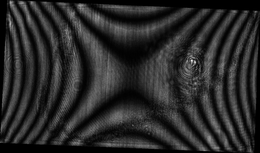
%> input picture experiment/sample_generation/sample1/meanRec_111_cutted.bmp, 260 x 153 px, shrunk from 1081 x 635 before the run
$ octave --eval "result = EFEMD(imread('../../../experiment/sample_generation/sample1/meanRec_111_cutted.bmp'));"   (GNU Octave 9; MATLAB toolbox functions it lacks are replaced by stand-ins)
%> lines starting %> are read from the running program, lines starting %| are printed output that depends on the picture; in (x1, y1, x2, y2) boxes, pixels count from 0 and x2, y2 are one past the last pixel; in counts of white or black regions, pixels touching at a corner belong together; the program's own positions count from 1
function [efemd,AvD] = EFEMD(Im, MaxAvDist,IMFnumb)
%This function calculates Extremely Fast Empirical Mode Decomposition
%Matlab Image Processing Toolbox is required
%Im - image to be decomposed
%MaxAvDist - maximum accepted value of the mean distance between extrema,
%to be used as stop condition
%IMFnumb - number of decomposition elements minus 1, to be used as stop condition
%AvD - vector of average distances, calculated in each loop
%Example:
%Decomposition = EFEMD(Image);
%This code can be used freely for research purposes.
%Please cite one of the following papers if you use this code:
%.....
%not yet published, new codes
%Maciek Wielgus [www.mwielgus.cba.pl], Maciek Trusiak
%Institute of Micromechanics and Photonics
%Warsaw University of Technology, March 2013

% This EFEMD has been modified to only calculate the BIMF1; efemd = []
% when avdist > MaxAvDist

[m0,n0] = size(Im);
%> m0 = 153; n0 = 260

if nargin < 3
  IMFnumb = 0; stopCond=1;
    if nargin < 2
    MaxAvDist = max(m0,n0)/3; %Maximum average distance between extrema large enough so that the residue is close to being monotonous
%> MaxAvDist = 86.67
    end
else stopCond = 0;
end

%---Preparing data with the mirroring procedure

ext = round(min(m0,n0)/10); %extension thickness 10%
%> ext = 15
f1 = flipud(Im(1:ext,:)) ;
f2 = flipud(Im(m0-ext+1:m0,:));
f3 = fliplr(Im(:,1:ext));
f4 = fliplr(Im(:,n0-ext+1:n0)) ;
f5 = Im(1:ext,1:ext);
f6 = Im(1:ext,n0-ext+1:n0);
f7 = Im(m0-ext+1:m0,1:ext);
f8 = Im(m0-ext+1:m0,n0-ext+1:n0);
Im = [fliplr(rot90(f5)), f1, f6'; f3, Im, f4; f7', f2, fliplr(rot90(f8))];
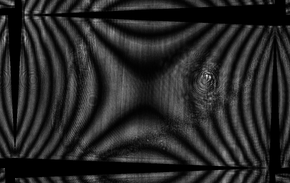
%> Im: size 183x290 uint8; min 0, max 239, mean 38.8
%---------------------------------------------

[M,N] = size(Im);
%> M = 183; N = 290

%---Initial calculation of extrema number and filter size
maskExt = strel('square',3); % strel('disk',3);
MaxDil = imdilate(Im,maskExt); %MAX filtration
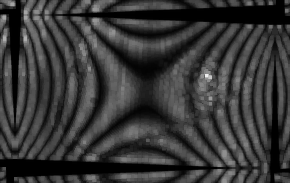
%> MaxDil: size 183x290 uint8; min 0, max 239, mean 54.9
MinDil = -imdilate(-Im,maskExt); %MIN filtration
%> MinDil: size 183x290 uint8; every value is 0

MaxMap = ~(Im - MaxDil); %binary map of maxima
%> MaxMap: size 183x290 logical; every value is 1
MinMap = ~(Im - MinDil); %binary map of minima
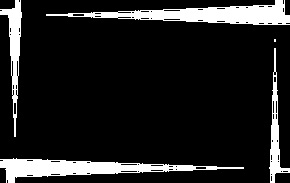
%> MinMap: size 183x290 logical; 12.8% white; 5 white regions (1 under 20 px), largest, box (x1, y1, x2, y2) and area: (46, 0, 290, 25) 2612, (0, 158, 244, 183) 2426, (0, 0, 22, 137) 972, (269, 48, 290, 183) 780
NumbExtrema = round(0.5*(sum(sum(MaxMap)) + sum(sum(MinMap)))); %mean number of extrema
%> NumbExtrema = 29933
AvDist = round(sqrt(N*M/NumbExtrema)); %mean distance between extrema
%> AvDist = 1
AvD(1) =AvDist;

maskDil = strel('disk',round(AvDist/2));  %mask for dilation operation
%> maskDil = {Dimensionality 2}
%maskDil = strel('square',AvDist);  %mask for dilation operation
maskConv = fspecial('disk',round(AvDist/2));%mask for smoothing
%> maskConv = [0.0251 0.145 0.0251; 0.145 0.318 0.145; 0.0251 0.145 0.0251]
%maskConv = fspecial('average',[AvDist,AvDist]);%mask for smoothing
%--------------------------------------------------------

cou = 1;
% pointer = 0;

while (cou <= IMFnumb) || (stopCond==1) %sifting loop
  MaxDil = imdilate(Im,maskDil); %MAX filtration
  MinDil = -imdilate(-Im,maskDil); %MIN filtration

  MaxMap = ~(Im - MaxDil);
  MinMap = ~(Im - MinDil);
  NumbExtrema = round(0.5*(sum(sum(MaxMap)) + sum(sum(MinMap))));
  AvDistNew = round(sqrt(N*M/NumbExtrema));

%---Determining the size of morphological filters used in the next iteration
  if AvDistNew > AvDist
    AvDist = AvDistNew; %mean distance between extrema
    %[cou,AvDist]
  else
    AvDist = round(2*AvDist);
  end
%---------------------------------------------------------------
AvD(cou+1) =AvDist;

%---Breaking the sifting loop if extrema distributed too sparsely
  if AvDist > MaxAvDist
    efemd = [];
%     efemd{cou} = Im(ext+1:m0+ext,ext+1:n0+ext);
%     pointer = 1;
    break
  end
  %---------------------------------------------------------------
  SmoothMean = conv2(0.5*(MaxDil + MinDil),maskConv,'same');
  %---Saving IMF and defining new input for the sifting procedure
  IMF = Im - SmoothMean;
  efemd{cou} = IMF(ext+1:m0+ext ,ext+1:n0+ext);
  Im = SmoothMean;
  %--------------------------------------------------------------
  maskDil = strel('disk',round(AvDist/2));  %mask for dilation operation
  %maskDil = strel('square',AvDist);  %mask for dilation operation
  maskConv = fspecial('disk',round(AvDist/2));%mask for smoothing
  %maskConv = fspecial('average',[AvDist,AvDist]);%mask for smoothing
  cou = cou+1;
end
%> this loop made 8 passes
%> (NumbExtrema, AvDistNew, AvDist) on passes 1 to 8: (29933, 1, 2), (3803, 4, 4), (1337, 6, 6), (252, 15, 15), (121, 21, 21), (26, 45, 45), (10, 73, 73), (4, 115, 115)
%> pass 1, in EFEMD, `SmoothMean = conv2(0.5*(MaxDil + MinDil),maskConv,'same');`:
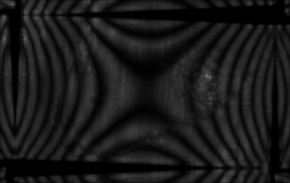
%> SmoothMean: size 183x290 double; min 0, max 116.9, mean 25.5
%> pass 1, in EFEMD, `IMF = Im - SmoothMean;`:
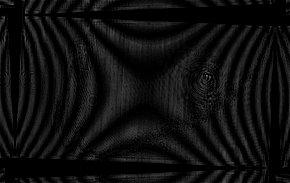
%> IMF: size 183x290 uint8; min 0, max 122, mean 14.4
%> after the loop, AvD = [1 2 4 6 15 21 45 73 115]; cou = 8
%> `result = EFEMD(imread('../../../experiment/sample_generation/sample1/m..`: result = []

% if pointer ==0
%   efemd{cou} = Im(ext+1:m0+ext ,ext+1:n0+ext); %saving the residue
% end

end

$ run again, on experiment/sample_generation/sample1/meanRec_139_cutted.bmp
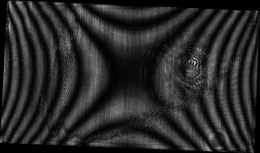
%> input picture experiment/sample_generation/sample1/meanRec_139_cutted.bmp, 260 x 153 px, shrunk from 1081 x 635 before the run
%> MinDil: size 183x290 uint8; every value is 0
%> MaxMap: size 183x290 logical; every value is 1
%> in EFEMD, `MinMap = ~(Im - MinDil);`:
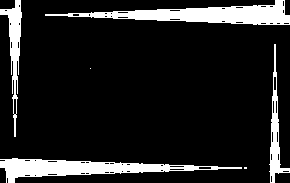
%> MinMap: size 183x290 logical; 12.9% white; 6 white regions (2 under 20 px), largest, box (x1, y1, x2, y2) and area: (45, 0, 290, 25) 2708, (0, 158, 242, 183) 2434, (0, 0, 22, 137) 938, (269, 44, 290, 183) 782
%> in EFEMD, `NumbExtrema = round(0.5*(sum(sum(MaxMap)) + sum(sum(MinMap))));`: NumbExtrema = 29970
%> in EFEMD, `AvDist = round(sqrt(N*M/NumbExtrema));`: AvDist = 1
%> in EFEMD, `maskDil = strel('disk',round(AvDist/2));`: maskDil = {Dimensionality 2}
%> in EFEMD, `maskConv = fspecial('disk',round(AvDist/2));`: maskConv = [0.0251 0.145 0.0251; 0.145 0.318 0.145; 0.0251 0.145 0.0251]
%> the loop in EFEMD, `while (cou <= IMFnumb) || (stopCond==1)` made 8 passes
%> (NumbExtrema, AvDistNew, AvDist) on passes 1 to 8: (29970, 1, 2), (3918, 4, 4), (1404, 6, 6), (252, 15, 15), (116, 21, 21), (29, 43, 43), (9, 77, 77), (5, 103, 103)
%> pass 1, in EFEMD, `IMF = Im - SmoothMean;`:
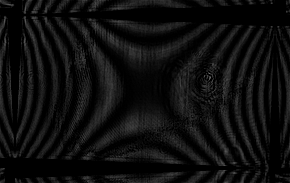
%> IMF: size 183x290 uint8; min 0, max 109, mean 14.3
%> after the loop in EFEMD, `while (cou <= IMFnumb) || (stopCond==1)`: AvD = [1 2 4 6 15 21 43 77 103]; cou = 8
%> result = []

$ run again, on experiment/sample_generation/sample1/meanRec_168_cutted.bmp
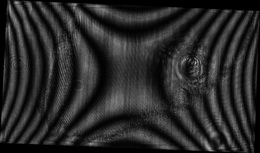
%> input picture experiment/sample_generation/sample1/meanRec_168_cutted.bmp, 260 x 153 px, shrunk from 1081 x 635 before the run
%> MinDil: size 183x290 uint8; every value is 0
%> MaxMap: size 183x290 logical; every value is 1
%> in EFEMD, `MinMap = ~(Im - MinDil);`:
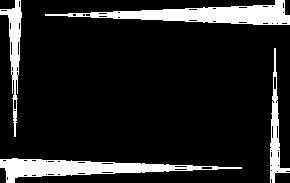
%> MinMap: size 183x290 logical; 13% white; 4 white regions, box (x1, y1, x2, y2) and area: (45, 0, 290, 25) 2708, (0, 158, 242, 183) 2452, (0, 0, 22, 137) 950, (270, 48, 290, 183) 796
%> in EFEMD, `NumbExtrema = round(0.5*(sum(sum(MaxMap)) + sum(sum(MinMap))));`: NumbExtrema = 29988
%> in EFEMD, `AvDist = round(sqrt(N*M/NumbExtrema));`: AvDist = 1
%> in EFEMD, `maskDil = strel('disk',round(AvDist/2));`: maskDil = {Dimensionality 2}
%> in EFEMD, `maskConv = fspecial('disk',round(AvDist/2));`: maskConv = [0.0251 0.145 0.0251; 0.145 0.318 0.145; 0.0251 0.145 0.0251]
%> the loop in EFEMD, `while (cou <= IMFnumb) || (stopCond==1)` made 8 passes
%> (NumbExtrema, AvDistNew, AvDist) on passes 1 to 8: (29988, 1, 2), (3979, 4, 4), (1372, 6, 6), (243, 15, 15), (113, 22, 22), (30, 42, 42), (11, 69, 69), (6, 94, 94)
%> pass 2, in EFEMD, `MaxDil = imdilate(Im,maskDil);`:
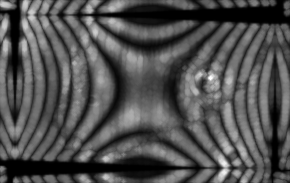
%> MaxDil: size 183x290 double; min 0, max 93.59, mean 29.8; drawn with min black and max white
%> after the loop in EFEMD, `while (cou <= IMFnumb) || (stopCond==1)`: AvD = [1 2 4 6 15 22 42 69 94]; cou = 8
%> result = []

$ run again, on experiment/sample_generation/sample1/meanRec_1_cutted.bmp
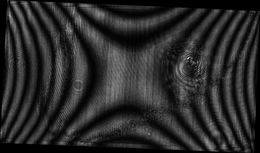
%> input picture experiment/sample_generation/sample1/meanRec_1_cutted.bmp, 260 x 153 px, shrunk from 1081 x 635 before the run
%> MinDil: size 183x290 uint8; every value is 0
%> MaxMap: size 183x290 logical; every value is 1
%> in EFEMD, `MinMap = ~(Im - MinDil);`:
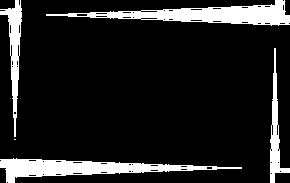
%> MinMap: size 183x290 logical; 13% white; 5 white regions (1 under 20 px), largest, box (x1, y1, x2, y2) and area: (46, 0, 290, 26) 2630, (0, 158, 242, 183) 2458, (0, 0, 22, 137) 1012, (270, 48, 290, 183) 820
%> in EFEMD, `NumbExtrema = round(0.5*(sum(sum(MaxMap)) + sum(sum(MinMap))));`: NumbExtrema = 29996
%> in EFEMD, `AvDist = round(sqrt(N*M/NumbExtrema));`: AvDist = 1
%> in EFEMD, `maskDil = strel('disk',round(AvDist/2));`: maskDil = {Dimensionality 2}
%> in EFEMD, `maskConv = fspecial('disk',round(AvDist/2));`: maskConv = [0.0251 0.145 0.0251; 0.145 0.318 0.145; 0.0251 0.145 0.0251]
%> the loop in EFEMD, `while (cou <= IMFnumb) || (stopCond==1)` made 8 passes
%> (NumbExtrema, AvDistNew, AvDist) on passes 1 to 8: (29996, 1, 2), (3838, 4, 4), (1350, 6, 6), (247, 15, 15), (115, 21, 21), (23, 48, 48), (9, 77, 77), (4, 115, 115)
%> pass 2, in EFEMD, `MaxDil = imdilate(Im,maskDil);`:
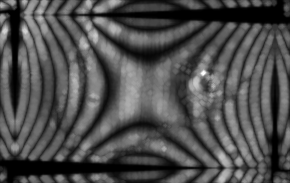
%> MaxDil: size 183x290 double; min 0, max 96.62, mean 29.8; drawn with min black and max white
%> after the loop in EFEMD, `while (cou <= IMFnumb) || (stopCond==1)`: AvD = [1 2 4 6 15 21 48 77 115]; cou = 8
%> result = []
